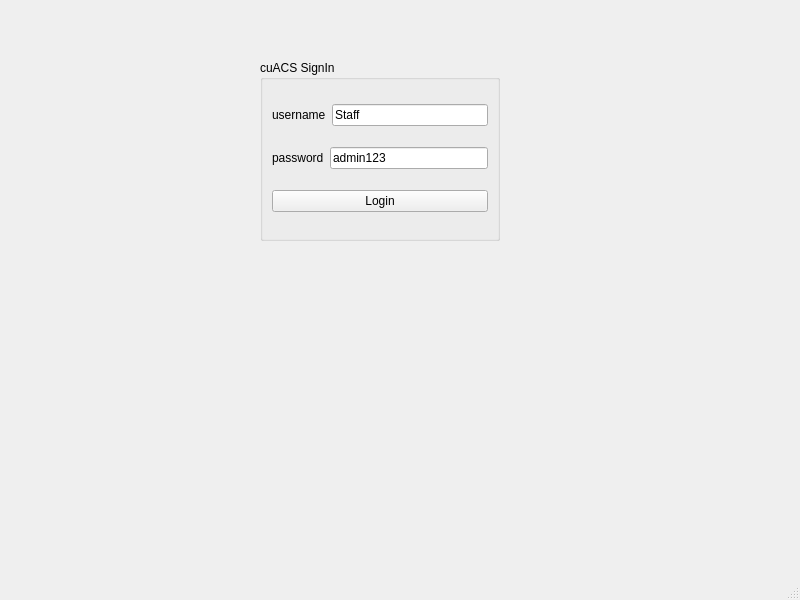
<?xml version="1.0" encoding="UTF-8"?>
<ui version="4.0">
 <class>LoginPage</class>
 <widget class="QMainWindow" name="LoginPage">
  <property name="geometry">
   <rect>
    <x>0</x>
    <y>0</y>
    <width>800</width>
    <height>600</height>
   </rect>
  </property>
  <property name="windowTitle">
   <string>MainWindow</string>
  </property>
  <widget class="QWidget" name="centralwidget">
   <widget class="QGroupBox" name="groupBox">
    <property name="geometry">
     <rect>
      <x>260</x>
      <y>60</y>
      <width>240</width>
      <height>181</height>
     </rect>
    </property>
    <property name="title">
     <string>cuACS SignIn</string>
    </property>
    <layout class="QVBoxLayout" name="verticalLayout">
     <item>
      <layout class="QHBoxLayout" name="horizontalLayout">
       <item>
        <widget class="QLabel" name="label">
         <property name="text">
          <string>username</string>
         </property>
        </widget>
       </item>
       <item>
        <widget class="QLineEdit" name="lineEdit_username">
         <property name="text">
          <string>Staff</string>
         </property>
        </widget>
       </item>
      </layout>
     </item>
     <item>
      <layout class="QHBoxLayout" name="horizontalLayout_2">
       <item>
        <widget class="QLabel" name="label_2">
         <property name="text">
          <string>password</string>
         </property>
        </widget>
       </item>
       <item>
        <widget class="QLineEdit" name="lineEdit_password">
         <property name="text">
          <string>admin123</string>
         </property>
        </widget>
       </item>
      </layout>
     </item>
     <item>
      <widget class="QPushButton" name="pushButton_Login">
       <property name="text">
        <string>Login</string>
       </property>
      </widget>
     </item>
    </layout>
   </widget>
  </widget>
  <widget class="QMenuBar" name="menubar">
   <property name="geometry">
    <rect>
     <x>0</x>
     <y>0</y>
     <width>800</width>
     <height>22</height>
    </rect>
   </property>
  </widget>
  <widget class="QStatusBar" name="statusbar"/>
 </widget>
 <resources/>
 <connections/>
</ui>
